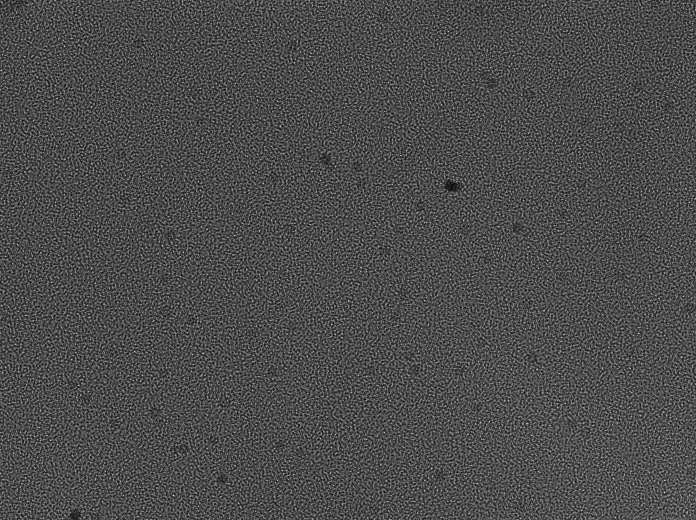
%> input picture data/HeLa/ref.tif, 1392 x 1040 px (shown at 1/2 size); the run also reads 1 picture not shown here
$ octave cpu_gpu_comparison.m   (GNU Octave 9; MATLAB toolbox functions it lacks are replaced by stand-ins)
%> lines starting %> are read from the running program, lines starting %| are printed output that depends on the picture
clc;clear;close all;
addpath('./utils/');

% datapath
datapath = '../data/MLA-150-7AR-M/';

% read image
ref = double(imread([datapath 'ref.tif']));
%> ref: size 1040x1392 double; min 1442, max 11225, mean 4361.6; mean of the top-left, top-right, bottom-left and bottom-right quarters 4301.5, 4331.9, 4349.6, 4463.4
cap = double(imread([datapath 'cap.tif']));
%> cap: size 1040x1392 double; min 1346, max 11392, mean 4143.7; mean of the top-left, top-right, bottom-left and bottom-right quarters 4092.1, 4102.4, 4140, 4240.1

% set active area
M = [992 992];

% crop size
S = (size(ref)-M)/2;
%> S = [24 200]

% crop data
ref = ref(1+S(1):end-S(1),1+S(2):end-S(2));
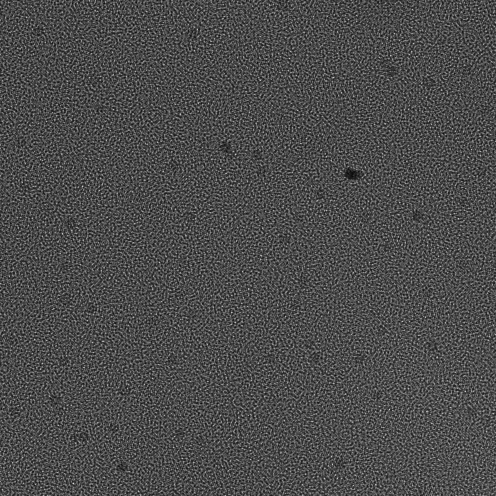
%> ref: size 992x992 double (shown at 1/2 size); min 1442, max 11225, mean 4358.5; drawn with min black and max white
cap = cap(1+S(1):end-S(1),1+S(2):end-S(2));
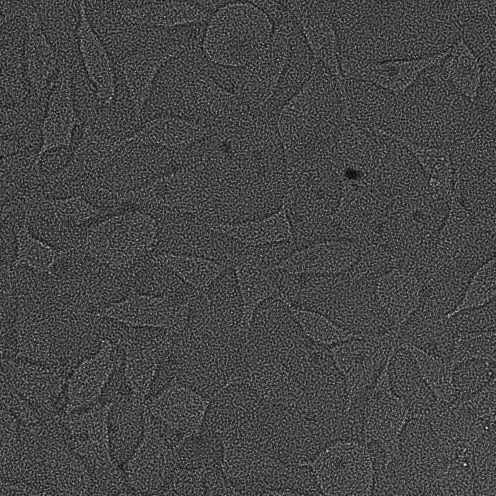
%> cap: size 992x992 double (shown at 1/2 size); min 1414, max 11392, mean 4140.5; drawn with min black and max white

% normalize images
norm_img = @(x) double(uint8( 255 * x ./ max( max(ref(:)), max(cap(:)) ) ));
ref = norm_img(ref);
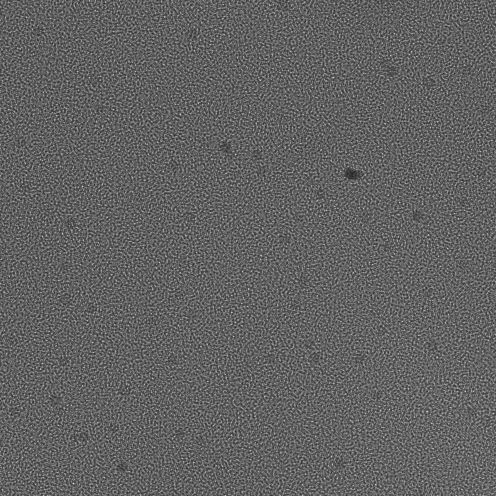
%> ref: size 992x992 double (shown at 1/2 size); min 32, max 251, mean 97.6
cap = norm_img(cap);

% set gpu parameters
opt.priors = [0.1 0.1 100 5];
opt.iter   = [3 10 20];
opt.mu     = [0.1 100];
opt.tol    = 0.05;
opt.L      = min((2.^ceil(log2(M)) - M) / 2, 256);
opt.size   = M;
opt.isverbose = 1;

% run cpu algorithm
tic;
%> (the run ends here)
